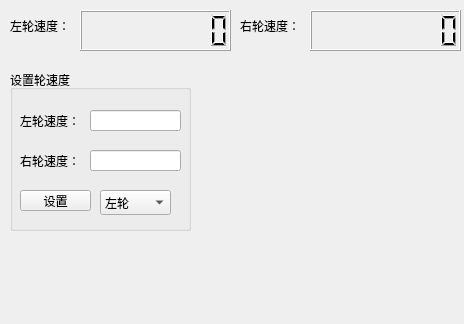
<?xml version="1.0" encoding="UTF-8"?>
<ui version="4.0">
 <class>Widget</class>
 <widget class="QWidget" name="Widget">
  <property name="geometry">
   <rect>
    <x>0</x>
    <y>0</y>
    <width>464</width>
    <height>324</height>
   </rect>
  </property>
  <property name="windowTitle">
   <string>Widget</string>
  </property>
  <widget class="QLCDNumber" name="lcd_l_speed">
   <property name="geometry">
    <rect>
     <x>80</x>
     <y>10</y>
     <width>151</width>
     <height>41</height>
    </rect>
   </property>
   <property name="toolTip">
    <string>&lt;html&gt;&lt;head/&gt;&lt;body&gt;&lt;p&gt;rad/s&lt;/p&gt;&lt;/body&gt;&lt;/html&gt;</string>
   </property>
   <property name="digitCount">
    <number>8</number>
   </property>
  </widget>
  <widget class="QLCDNumber" name="lcd_r_speed">
   <property name="geometry">
    <rect>
     <x>310</x>
     <y>10</y>
     <width>151</width>
     <height>41</height>
    </rect>
   </property>
   <property name="toolTip">
    <string>&lt;html&gt;&lt;head/&gt;&lt;body&gt;&lt;p&gt;rad/s&lt;/p&gt;&lt;/body&gt;&lt;/html&gt;</string>
   </property>
   <property name="smallDecimalPoint">
    <bool>false</bool>
   </property>
   <property name="digitCount">
    <number>8</number>
   </property>
  </widget>
  <widget class="QLabel" name="label">
   <property name="geometry">
    <rect>
     <x>10</x>
     <y>10</y>
     <width>71</width>
     <height>31</height>
    </rect>
   </property>
   <property name="text">
    <string>左轮速度：</string>
   </property>
  </widget>
  <widget class="QLabel" name="label_2">
   <property name="geometry">
    <rect>
     <x>240</x>
     <y>10</y>
     <width>71</width>
     <height>31</height>
    </rect>
   </property>
   <property name="text">
    <string>右轮速度：</string>
   </property>
  </widget>
  <widget class="QGroupBox" name="groupBox">
   <property name="geometry">
    <rect>
     <x>10</x>
     <y>70</y>
     <width>181</width>
     <height>161</height>
    </rect>
   </property>
   <property name="title">
    <string>设置轮速度</string>
   </property>
   <widget class="QLineEdit" name="lineEdit">
    <property name="geometry">
     <rect>
      <x>80</x>
      <y>40</y>
      <width>91</width>
      <height>21</height>
     </rect>
    </property>
   </widget>
   <widget class="QLabel" name="label_3">
    <property name="geometry">
     <rect>
      <x>10</x>
      <y>30</y>
      <width>71</width>
      <height>41</height>
     </rect>
    </property>
    <property name="text">
     <string>左轮速度：</string>
    </property>
   </widget>
   <widget class="QLineEdit" name="lineEdit_2">
    <property name="geometry">
     <rect>
      <x>80</x>
      <y>80</y>
      <width>91</width>
      <height>21</height>
     </rect>
    </property>
   </widget>
   <widget class="QLabel" name="label_4">
    <property name="geometry">
     <rect>
      <x>10</x>
      <y>70</y>
      <width>71</width>
      <height>41</height>
     </rect>
    </property>
    <property name="text">
     <string>右轮速度：</string>
    </property>
   </widget>
   <widget class="QPushButton" name="pushButton">
    <property name="geometry">
     <rect>
      <x>10</x>
      <y>120</y>
      <width>71</width>
      <height>21</height>
     </rect>
    </property>
    <property name="text">
     <string>设置</string>
    </property>
   </widget>
   <widget class="QComboBox" name="comboBox">
    <property name="geometry">
     <rect>
      <x>90</x>
      <y>120</y>
      <width>71</width>
      <height>25</height>
     </rect>
    </property>
    <item>
     <property name="text">
      <string>左轮</string>
     </property>
    </item>
    <item>
     <property name="text">
      <string>右轮</string>
     </property>
    </item>
    <item>
     <property name="text">
      <string>双轮</string>
     </property>
    </item>
   </widget>
  </widget>
 </widget>
 <layoutdefault spacing="6" margin="11"/>
 <resources/>
 <connections/>
</ui>
